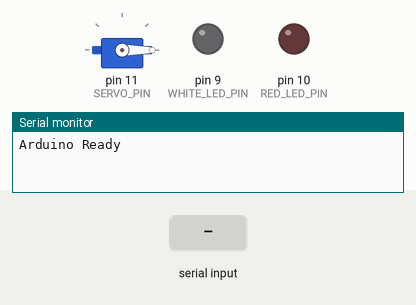
A sketch run on a simulated Arduino Uno, built with avr-gcc and run on an emulated ATmega328P. On the bench: servo, output pins drawn as LEDs (lit = HIGH), the last lines printed to the serial monitor. The test bench sets the inputs (shaded band).

Above: at 1.2 s.
1.3 s: "U" received over Serial
At 1.7 s:
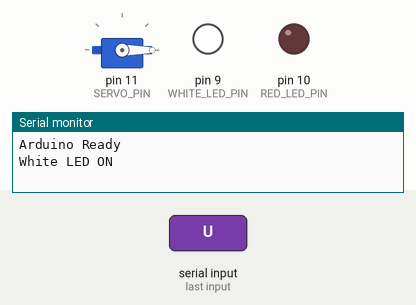
2.8 s: "D" received over Serial
At 4.0 s:
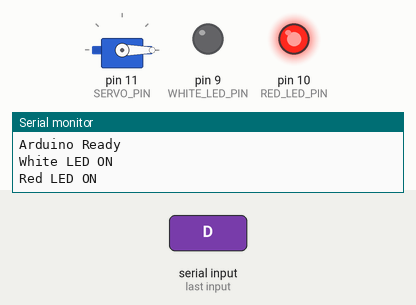
4.3 s: "R" received over Serial
At 5.4 s:
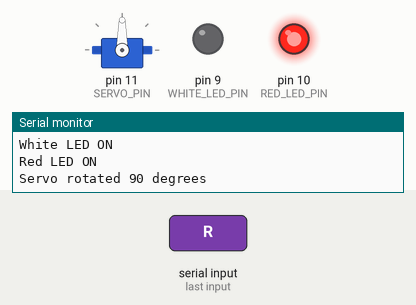
5.8 s: "u" received over Serial
At 6.3 s:
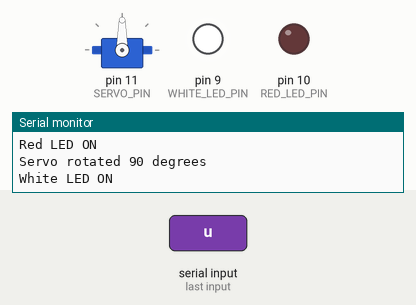
7.3 s: "d" received over Serial
At 7.6 s:
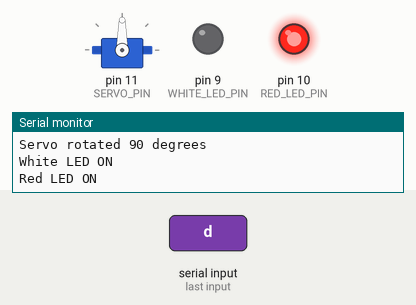
Timing chart, 0 to 9.8 s (numbered marks = the images above; inputs shaded):
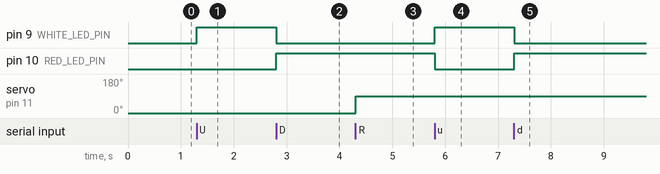

The sketch:

Aitype.ino
```cpp
/*
 * Voice-Controlled Embedded System
 * Compatible with Python voice control interface
 *
 * Commands:
 * 'U' - Glow white LED
 * 'D' - Glow red LED
 * 'R' - Rotate servo 90 degrees
 * 'S' - Stop all operations
 */

#include <Servo.h>

// Pin definitions
const int WHITE_LED_PIN = 9;
const int RED_LED_PIN = 10;
const int SERVO_PIN = 11;

// Servo object
Servo myServo;

// Servo positions
const int SERVO_START = 0;
const int SERVO_END = 90;

// Current state
char currentCommand = 'S';
int servoPos = SERVO_START;

void setup() {
  // Initialize serial communication
  Serial.begin(9600);

  // Initialize LED pins
  pinMode(WHITE_LED_PIN, OUTPUT);
  pinMode(RED_LED_PIN, OUTPUT);

  // Initialize servo
  myServo.attach(SERVO_PIN);
  myServo.write(SERVO_START);

  // Turn off all LEDs initially
  digitalWrite(WHITE_LED_PIN, LOW);
  digitalWrite(RED_LED_PIN, LOW);

  // Signal ready
  Serial.println("Arduino Ready");
}

void loop() {
  // Check for incoming serial commands
  if (Serial.available() > 0) {
    char command = Serial.read();

    // Process the command
    switch (command) {
      case 'U':
      case 'u':
        // Glow white LED
        digitalWrite(WHITE_LED_PIN, HIGH);
        digitalWrite(RED_LED_PIN, LOW);
        currentCommand = 'U';
        Serial.println("White LED ON");
        break;

      case 'D':
      case 'd':
        // Glow red LED
        digitalWrite(RED_LED_PIN, HIGH);
        digitalWrite(WHITE_LED_PIN, LOW);
        currentCommand = 'D';
        Serial.println("Red LED ON");
        break;

      case 'R':
      case 'r':
        // Rotate servo 90 degrees
        servoPos = SERVO_END;
        myServo.write(servoPos);
        currentCommand = 'R';
        Serial.println("Servo rotated 90 degrees");
        break;

      case 'S':
      case 's':
        // Stop all operations
        digitalWrite(WHITE_LED_PIN, LOW);
        digitalWrite(RED_LED_PIN, LOW);
        servoPos = SERVO_START;
        myServo.write(servoPos);
        currentCommand = 'S';
        Serial.println("All stopped");
        break;

      default:
        // Unknown command
        Serial.print("Unknown command: ");
        Serial.println(command);
        break;
    }
  }

  // Small delay to prevent overwhelming the serial buffer
  delay(10);
}
```

Measured:
- after the input at 1.3 s, pin 9 (WHITE_LED_PIN): LOW → HIGH at once
- after the input at 2.8 s, pin 9 (WHITE_LED_PIN): HIGH → LOW at once; pin 10 (RED_LED_PIN): LOW → HIGH at once
- after the input at 4.3 s, servo on pin 11 (SERVO_PIN): 0° → 90° at once
- after the input at 5.8 s, pin 9 (WHITE_LED_PIN): LOW → HIGH at once; pin 10 (RED_LED_PIN): HIGH → LOW at once
- after the input at 7.3 s, pin 9 (WHITE_LED_PIN): HIGH → LOW at once; pin 10 (RED_LED_PIN): LOW → HIGH at once
